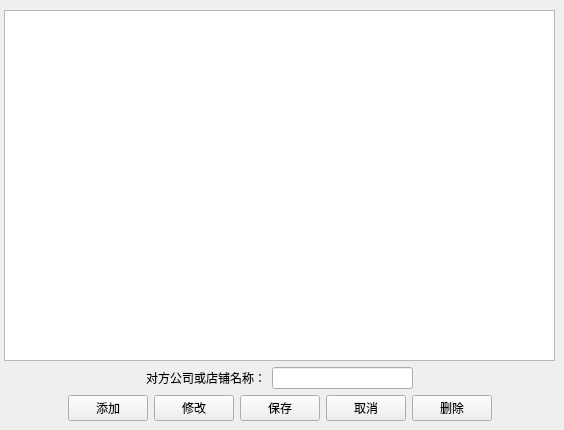
         <widget class="QWidget" name="Allocation_page">
          <widget class="QWidget" name="layoutWidget">
           <property name="geometry">
            <rect>
             <x>4</x>
             <y>10</y>
             <width>551</width>
             <height>411</height>
            </rect>
           </property>
           <layout class="QVBoxLayout" name="verticalLayout">
            <item>
             <widget class="QTableView" name="Allocation_tableView"/>
            </item>
            <item>
             <layout class="QHBoxLayout" name="horizontalLayout">
              <item>
               <spacer name="horizontalSpacer">
                <property name="orientation">
                 <enum>Qt::Horizontal</enum>
                </property>
                <property name="sizeHint" stdset="0">
                 <size>
                  <width>40</width>
                  <height>20</height>
                 </size>
                </property>
               </spacer>
              </item>
              <item>
               <widget class="QLabel" name="label_24">
                <property name="styleSheet">
                 <string notr="true">background:transparent</string>
                </property>
                <property name="text">
                 <string>对方公司或店铺名称：</string>
                </property>
               </widget>
              </item>
              <item>
               <widget class="QLineEdit" name="Allocation_lineEdit">
                <property name="styleSheet">
                 <string notr="true"/>
                </property>
               </widget>
              </item>
              <item>
               <spacer name="horizontalSpacer_2">
                <property name="orientation">
                 <enum>Qt::Horizontal</enum>
                </property>
                <property name="sizeHint" stdset="0">
                 <size>
                  <width>40</width>
                  <height>20</height>
                 </size>
                </property>
               </spacer>
              </item>
             </layout>
            </item>
            <item>
             <layout class="QHBoxLayout" name="horizontalLayout_3">
              <item>
               <spacer name="horizontalSpacer_3">
                <property name="orientation">
                 <enum>Qt::Horizontal</enum>
                </property>
                <property name="sizeHint" stdset="0">
                 <size>
                  <width>40</width>
                  <height>20</height>
                 </size>
                </property>
               </spacer>
              </item>
              <item>
               <layout class="QHBoxLayout" name="horizontalLayout_2">
                <item>
                 <widget class="QPushButton" name="Add_Allocation_pushButton">
                  <property name="styleSheet">
                   <string notr="true"/>
                  </property>
                  <property name="text">
                   <string>添加</string>
                  </property>
                 </widget>
                </item>
                <item>
                 <widget class="QPushButton" name="Modify_Allocation_pushButton">
                  <property name="styleSheet">
                   <string notr="true"/>
                  </property>
                  <property name="text">
                   <string>修改</string>
                  </property>
                 </widget>
                </item>
                <item>
                 <widget class="QPushButton" name="Save_Allocation_pushButton">
                  <property name="styleSheet">
                   <string notr="true"/>
                  </property>
                  <property name="text">
                   <string>保存</string>
                  </property>
                 </widget>
                </item>
                <item>
                 <widget class="QPushButton" name="Cancle_Allocation_pushButton">
                  <property name="styleSheet">
                   <string notr="true"/>
                  </property>
                  <property name="text">
                   <string>取消</string>
                  </property>
                 </widget>
                </item>
                <item>
                 <widget class="QPushButton" name="Delete_Allocation_pushButton">
                  <property name="styleSheet">
                   <string notr="true"/>
                  </property>
                  <property name="text">
                   <string>删除</string>
                  </property>
                 </widget>
                </item>
               </layout>
              </item>
              <item>
               <spacer name="horizontalSpacer_4">
                <property name="orientation">
                 <enum>Qt::Horizontal</enum>
                </property>
                <property name="sizeHint" stdset="0">
                 <size>
                  <width>40</width>
                  <height>20</height>
                 </size>
                </property>
               </spacer>
              </item>
             </layout>
            </item>
           </layout>
          </widget>
         </widget>
